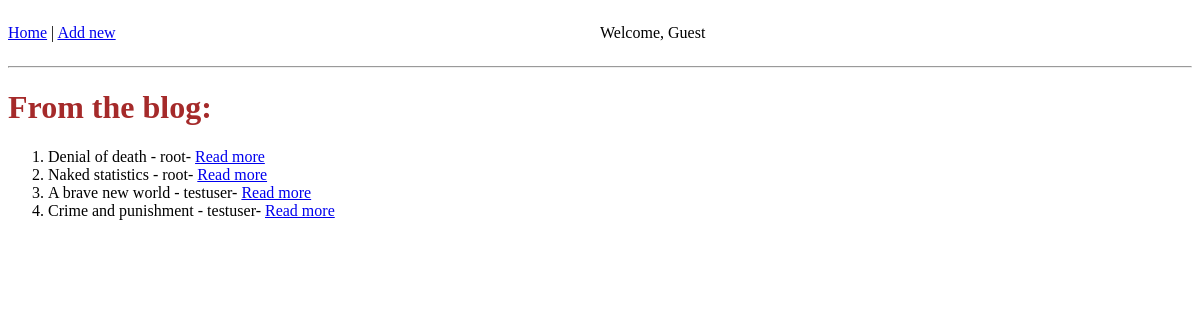
The app's page /, older data.
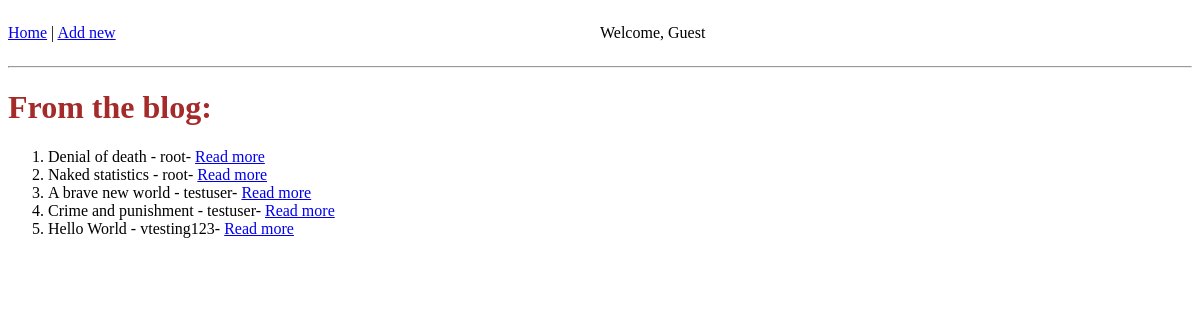
The same page, newer data.
### blog/models.py (models this page shows, shortened)
class Post(models.Model):
    author = models.ForeignKey('auth.User', on_delete=models.CASCADE)
    body = models.TextField(blank=True)
    title = models.CharField(max_length=20)
    def __str__(self):
        return str(self.title)

### blog/views.py (the view)
# urls.py: path('', BlogListView.as_view(), name='home'),
class BlogListView(ListView):
    model = Post
    template_name = 'home.html'
    context_object_name = 'posts'

### blog/templates/home.html
{% extends 'base.html' %}
{% block content %}
<h1>From the blog:</h1>
<ol>
    {% for post in posts %}
    <li>{{ post }} - {{ post.author }}- <a href="{% url 'detail' post.id %}">Read more</a></li>
    {% endfor %}
</ol>
{% endblock %}

Row changes from the older to the newer data that the page shows:
added Post: title "Hello World", author "vtesting123"
